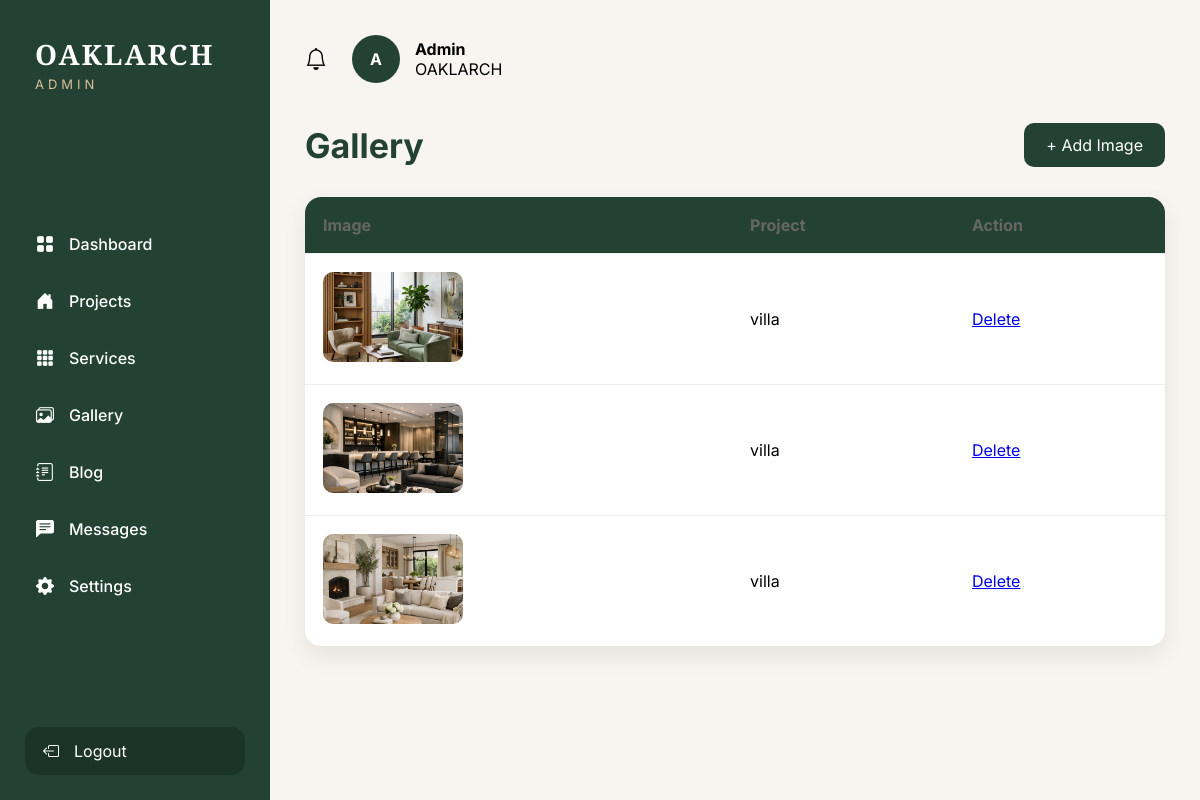
The app's page /dashboard/gallery/ with its own data.
### projects/models.py (models this page shows, shortened)
class ProjectImage(models.Model):
    project = models.ForeignKey(
        Project,
        on_delete=models.CASCADE,
        related_name="images"
    )
    image = models.ImageField(upload_to="project_gallery/")

class Project(models.Model):
    CATEGORY = [
        ("Residential","Residential"),
        ("Commercial","Commercial"),
        ("Villa","Villa"),
    ]
    title = models.CharField(max_length=200)
    category = models.CharField(max_length=50, choices=CATEGORY)
    location = models.CharField(max_length=100)
    description = models.TextField()
    cover_image = models.ImageField(upload_to="projects/")
    created_at = models.DateTimeField(auto_now_add=True)

### dashboard/views.py (the view)
# urls.py: path("gallery/",views.dashboard_gallery,name="dashboard_gallery"),
def dashboard_gallery(request):
    images = ProjectImage.objects.select_related("project")
    return render(
        request,
        "dashboard/dashboard_gallery.html",
        {
            "images": images
        }
    )

### dashboard/templates/dashboard/dashboard_gallery.html
{% extends 'dashboard/base.html' %}
{% load static %}
{% block css %}
<link rel="stylesheet" href="{% static "dashboard/css/dashboard_gallery.css" %}">
{% endblock %}
{% block content %}
<div class="page-header">
    <h2>Gallery</h2>
    <a href="{% url 'add_gallery' %}" class="add-btn">
        + Add Image
    </a>
</div>
<table class="gallery-table">
    <thead>
        <tr>
            <th>Image</th>
            <th>Project</th>
            <th>Action</th>
        </tr>
    </thead>
    <tbody>
        {% for img in images %}
        <tr>
            <td>
                <img src="{{ img.image.url }}" width="120">
            </td>
            <td>
                {{ img.project.title }}
            </td>
            <td>
                <a href="{% url 'delete_gallery' img.id %}">
                    Delete
                </a>
            </td>
        </tr>
        {% empty %}
        <tr>
            <td colspan="3">
                No Images
            </td>
        </tr>
        {% endfor %}
    </tbody>
</table>
{% endblock %}

### dashboard/static/dashboard/css/sidebar.css (style rules this page uses)
:root { --primary:#234233; --secondary:#C7A05A; --background:#F8F5F0; --white:#fff; --text:#222; --gray:#7A7A7A; }
* { margin:0; padding:0; box-sizing:border-box; }
body { font-family:"Inter",sans-serif; background:var(--background); }

### dashboard/static/dashboard/css/dashboard.css (style rules this page uses)
table { width:100%; border-collapse:collapse; }
th { text-align:left; padding:18px; color:#666; }
td { padding:18px; border-top:1px solid #eee; }

### dashboard/static/dashboard/css/dashboard_gallery.css (style rules this page uses)
.page-header { display:flex; justify-content:space-between; align-items:center; margin-bottom:30px; }
.page-header h2 { color:#234233; font-size:34px; }
.add-btn { padding:12px 22px; background:#234233; color:#fff; text-decoration:none; border-radius:10px; transition:.3s; }
.gallery-table { width:100%; border-collapse:collapse; background:#fff; border-radius:16px; overflow:hidden; box-shadow:0 10px 25px rgba(0,0,0,.08); }
.gallery-table thead { background:#234233; color:#fff; }
.gallery-table th { padding:18px; text-align:left; }
.gallery-table td { padding:18px; border-bottom:1px solid #eee; vertical-align:middle; }
.gallery-table tr:last-child td { border-bottom:none; }
.gallery-table img { width:140px; height:90px; object-fit:cover; border-radius:10px; }

### records on screen
ProjectImage: image (picture), project "villa"
ProjectImage: image (picture), project "villa"
ProjectImage: image (picture), project "villa"
